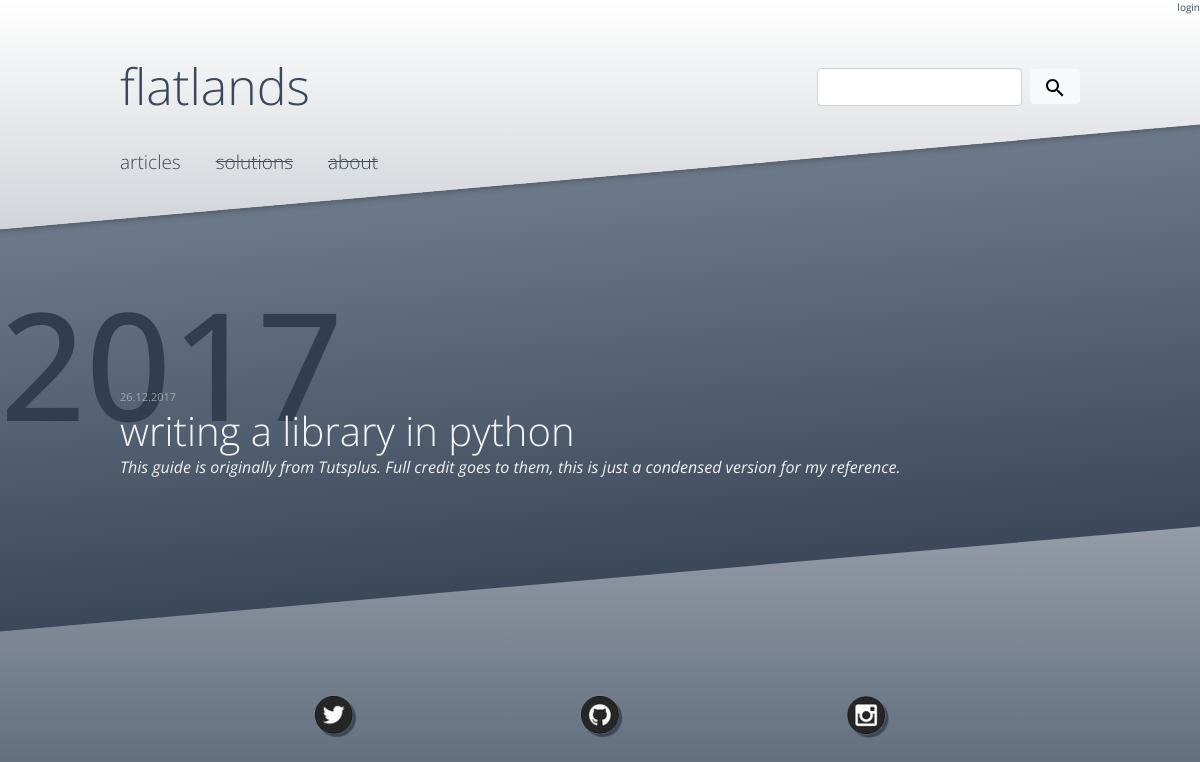
Page /tag/python on the committed database.
### modules/models.py (models this page shows, shortened)
class Post(db.Model):
    id = db.Column(db.Integer, primary_key=True)
    title = db.Column(db.String())
    author = db.Column(db.String())
    tags = db.Column(db.String())
    strap = db.Column(db.String())
    content = db.Column(db.String())
    pub_date = db.Column(db.String())
    published = db.Column(db.String())

### app.py (the view)
@app.route('/tag/<tag>')
def tag(tag):
    all_posts = modules.database.to_json(modules.models.Post.query.all())
    posts = modules.database.get_post_by_tag(str(tag), all_posts)
    years = modules.database.get_post_years(posts)
    return render_template('tag.html', posts=posts, years=years)

### modules/database.py (called while the page is built)
def to_json(results):
    result = {}
    item = {}
    count = 1
    for row in results:
        for k, v in row.__dict__.items():
            if not k.startswith('_') and k != 'id':
                item[k] = v
        result[count] = item
        count += 1
        item = {}
    return result

def get_post_years(posts=None):
    years = []
    for code, data in posts.items():
        day, month, year = data['pub_date'].split('.')
        years.append(year)
    return sorted(list(set(years)), reverse=True)

def get_post_by_tag(tag, posts):
    output = {}
    for code, data in posts.items():
        if tag in data['tags'].split(' '):
            output[code] = data
    return output

### templates/tag.html
{% extends "base.html" %}
{% block content %}
{% for year in years %}
<div class="section-head"><h4>{{ year }}</h4></div>
    {% for code, data in posts.items() %}
        {% if data.pub_date.endswith(year) %}
            <div class="blog-post">
                <small>{{data.pub_date}}</small>
                <h4><a href="/article/{{ data.title|replace(" ", "-") }}">{{data.title}}</a></h4>
                <div class="blog-post-strap">{{data.strap}}</div>
            </div>
        {% endif %}
    {% endfor %}
{% endfor %}
{% endblock %}

### static/css/main.css (style rules this page uses)
body { margin: 0; font-family: 'Open Sans', sans-serif; background: linear-gradient(white, rgb(89, 102, 119)); }
.section-head { height:110px; }
.section-head h4 { font-size: 150px; color:rgb(49, 62, 79); }
.blog-post { position:relative; padding-left: 10%; padding-right: 10%; padding-bottom: 40px; }
.blog-post h4 { margin:0px; }
.blog-post small { color: rgba(242, 242, 242, .5); font-size: 11px; }
.blog-post-strap { color: rgb(242, 242, 242); font-style: italic; }
.blog-post a { font-size: 40px; font-weight: 300; color: rgb(242, 242, 242); text-decoration: none; }

### rows in the picture
Post: pub_date "26.12.2017", title "writing a library in python", strap "This guide is originally from Tutsplus. Full credit goes to them, this is just a condensed version for my reference."

### other values in the picture
{{ year }} "2017"
